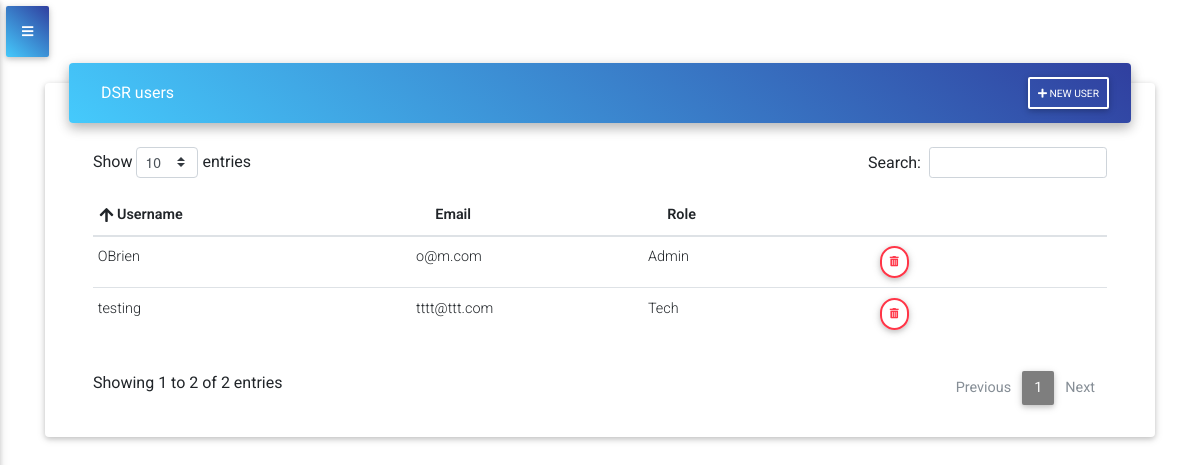
/users/ (signed in), run on the app's committed database.
### accounts/models.py (models this page shows, shortened)
class AccountUser(models.Model):
    user = models.OneToOneField(User, on_delete=models.CASCADE)
    account = models.ForeignKey(AccountCompany, on_delete=models.CASCADE)
    company = models.CharField(max_length=100, blank=True)
    role = models.CharField(choices=ROLES, max_length=20, null=True, default='Tech')
    class Meta:
        ordering = ['-account',]

class AccountCompany(models.Model):
    company_name = models.CharField(max_length=100)
    membership = models.CharField(max_length=254, choices=MEMBERSHIP, default='Basic')
    def __str__(self):
        return self.company_name

### accounts/views.py (the view)
# urls.py: path('users/',views.UserListView.as_view(), name='users'),
class UserListView(ListView,LoginRequiredMixin):
    model = AccountUser
    context_object_name = 'accountuser'
    def get_context_data(self, **kwargs):
        context = super().get_context_data(**kwargs)
        context['ticket_count'] = ticket_count(self.request)
        context['tech_ticket'] = tech_tickets(self.request)
        context['tech_ticket_count'] = tech_ticket_count(self.request)
        context['accountuser'] = AccountUser.objects.filter(account=self.request.user.accountuser.account)
        context['todays_tickets'] = todays_tickets(self.request)
        context['tech_todays_tickets'] = tech_todays_tickets(self.request)
        context['todays_tickets_count'] = todays_tickets_count(self.request)
        context['in_progress_count'] = in_progress_count(self.request)
        context['completed_today_tickets_count'] = completed_today_tickets_count(self.request)
        context['tech_todays_tickets_count'] = tech_todays_tickets_count(self.request)
        context['tech_completed_today_tickets_count'] = tech_completed_today_tickets_count(self.request)
        context['user_count'] = user_count(self.request)
        return context

### service_ticket_app/utils.py (called while the page is built)
def ticket_count(request):
    count = Ticket.objects.filter(account=request.user.accountuser.account).count()
    return count

def todays_tickets_count(request):
    todays_tickets_count = Ticket.objects.filter(account=request.user.accountuser.account, schedule=datetime.date.today()).count()
    return todays_tickets_count

def todays_tickets(request):
    todays_tickets = Ticket.objects.filter(account=request.user.accountuser.account, schedule=datetime.date.today())
    return todays_tickets

def in_progress_count(request):
    in_progress_count = Ticket.objects.filter(account=request.user.accountuser.account, schedule=datetime.date.today(),start_job=True,completed=False).count()
    return in_progress_count

def completed_today_tickets_count(request):
    completed_today_tickets_count = Ticket.objects.filter(account=request.user.accountuser.account, schedule=datetime.date.today(), start_job=True, completed=True).count()
    return completed_today_tickets_count

def tech_ticket_count(request):
    count = Ticket.objects.filter(account=request.user.accountuser.account, assigned=request.user.accountuser).count()
    return count

def tech_tickets(request):
    tech_tickets = Ticket.objects.filter(account=request.user.accountuser.account, assigned=request.user.accountuser)
    return tech_tickets

def tech_todays_tickets_count(request):
    tech_todays_tickets_count = Ticket.objects.filter(account=request.user.accountuser.account, schedule=datetime.date.today(), assigned=request.user.accountuser).count()
    return tech_todays_tickets_count

def tech_todays_tickets(request):
    tech_todays_tickets = Ticket.objects.filter(account=request.user.accountuser.account, assigned=request.user.accountuser, schedule=datetime.date.today())
    return tech_todays_tickets

def tech_completed_today_tickets_count(request):
    tech_completed_today_tickets_count = Ticket.objects.filter(account=request.user.accountuser.account, schedule=datetime.date.today(), start_job=True, completed=True, assigned=request.user.accountuser).count()
    return tech_completed_today_tickets_count

def user_count(request):
    user_count = AccountUser.objects.filter(account=request.user.accountuser.account).count()
    return user_count

### accounts/templates/accounts/accountuser_list.html (shortened to what this page needs)
{% extends 'base.html' %}
{% block content %}
<div class="card card-cascade narrower">
    <div class="view view-cascade gradient-card-header blue-gradient narrower py-2 mx-4 mb-3 d-flex justify-content-between align-items-center">
        <div>
            <div class="white-text mx-3">{{request.user.accountuser.account}} users</div>
        </div>
        <div class='justify-content-start'>
        {% if request.user.accountuser.account.membership == 'Basic' and user_count <= 5 %}
            <a href="{% url 'accounts:add_user' %}" type="button" class="btn btn-outline-white btn-sm px-2">
                <i class="fas fa-plus mt-0"></i> New User
            </a>
        {% elif request.user.accountuser.account.membership == 'Pro' and user_count <= 15 %}
            <a href="{% url 'accounts:add_user' %}" type="button" class="btn btn-outline-white btn-sm px-2">
                <i class="fas fa-plus mt-0"></i> New User
            </a>
        {% elif request.user.accountuser.account.membership == 'Enterprise' and user_count <= 200 %}
            <a href="{% url 'accounts:add_user' %}" type="button" class="btn btn-outline-white btn-sm px-2">
                <i class="fas fa-plus mt-0"></i> New User
            </a>
        {% else %}
            Please delete a user or upgrade account!
        {% endif %}
        </div>
    </div>
    <div class="px-5">
        <div class="table-wrapper">
            <table id="ticket_list" class="table table-hover table-sm table-responsive-sm" width="100%">
                <thead>
                    <tr>
                        <th class="th-sm">Username
                        </th>
                        <th class="th-sm">Email
                        </th>
                        <th class="th-sm">Role
                        </th>
                        <th class="th-sm">
                        </th>
                    </tr>
                </thead>
                <tbody>
                    {% for u in accountuser %}
                        <tr>
                            <td>{{ u.user.username }}</td>
                            <td> {{ u.user.email }} </td>
                            <td> {{ u.role }} </td>
                            <td>
                            {% if user.username == 'Demo-Tech'%}
                                <a href="#" type="button" class="btn btn-outline-danger btn-rounded btn-sm px-2">
                                    <i class="fas fa-trash-alt lt mt-0"></i>
                                </a>
                            {% else %}
                                <a href="{% url 'accounts:delete_user' pk=u.pk %}" type="button" class="btn btn-outline-danger btn-rounded btn-sm px-2">
                                    <i class="fas fa-trash-alt lt mt-0"></i>
                                </a>
                            {% endif %}
                            </td>
                        </tr>
                    {% endfor %}
                </tbody>
            </table>
        </div>
    </div>
</div>
{% endblock %}

### templates/base.html (style rules this page uses)
table.dataTable thead .sorting:after, table.dataTable thead .sorting:before, table.dataTable thead .sorting_asc:after, table.dataTable thead .sorting_asc:before, table.dataTable thead .sorting_asc_disabled:after, table.dataTable thead .sorting_asc_disabled:before, table.dataTable thead .sorting_desc:after, table.dataTable thead .sorting_desc:before, table.dataTable thead .sorting_desc_disabled:after, table.dataTable thead .sorting_desc_disabled:before { bottom: .5em; }

### data on the page
AccountUser: user.username "OBrien", user.email "o@m.com", role "Admin"
AccountUser: user.username "testing", user.email "tttt@ttt.com", role "Tech"

### other printed values
{{ request.user.accountuser.account }} "DSR"
